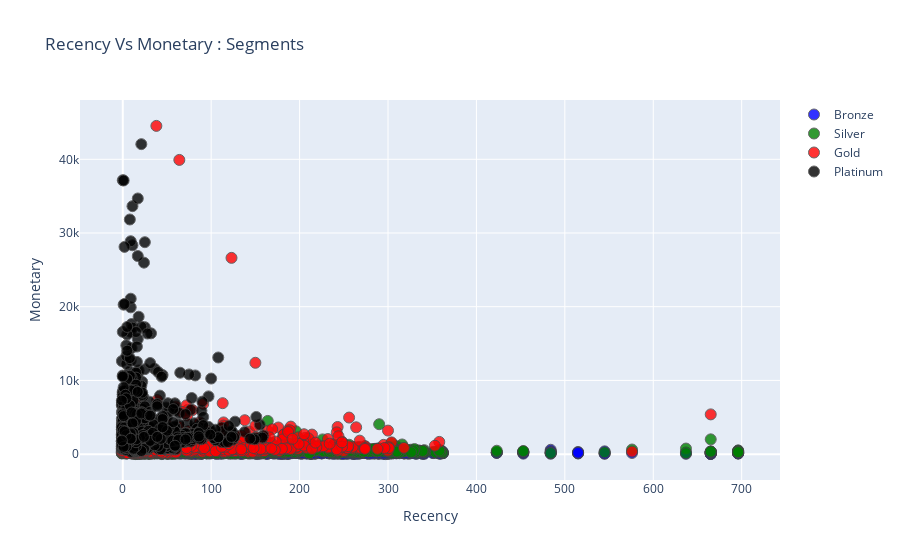

Notebook code for this chart:
### Code cell
#Recency Vs Monetary
graph = RFMScores.query("Monetary < 50000 and Frequency < 2000")

plot_data = [
    gobj.Scatter(
        x=graph.query("RFM_Loyalty_Level == 'Bronze'")['Recency'],
        y=graph.query("RFM_Loyalty_Level == 'Bronze'")['Monetary'],
        mode='markers',
        name='Bronze',
        marker= dict(size= 11,
            line= dict(width=1),
            color= 'blue',
            opacity= 0.8
           )
    ),
        gobj.Scatter(
        x=graph.query("RFM_Loyalty_Level == 'Silver'")['Recency'],
        y=graph.query("RFM_Loyalty_Level == 'Silver'")['Monetary'],
        mode='markers',
        name='Silver',
        marker= dict(size= 11,
            line= dict(width=1),
            color= 'green',
            opacity= 0.8
           )
    ),
        gobj.Scatter(
        x=graph.query("RFM_Loyalty_Level == 'Gold'")['Recency'],
        y=graph.query("RFM_Loyalty_Level == 'Gold'")['Monetary'],
        mode='markers',
        name='Gold',
        marker= dict(size= 11,
            line= dict(width=1),
            color= 'red',
            opacity= 0.8
           )
    ),
    gobj.Scatter(
        x=graph.query("RFM_Loyalty_Level == 'Platinum'")['Recency'],
        y=graph.query("RFM_Loyalty_Level == 'Platinum'")['Monetary'],
        mode='markers',
        name='Platinum',
        marker= dict(size= 11,
            line= dict(width=1),
            color= 'black',
            opacity= 0.8
           )
    ),
]

plot_layout = gobj.Layout(
        yaxis= {'title': "Monetary"},
        xaxis= {'title': "Recency"},
        title='Recency Vs Monetary : Segments'
    )
fig = gobj.Figure(data=plot_data, layout=plot_layout)
po.iplot(fig)

### Figure 1 — Plotly figure (JSON) as saved in the notebook; plotly's stock layout.template omitted (floating-point values rounded to 4 significant figures; data arrays with more than 128 entries replaced by an {"elided": "..."} marker saying what was removed)
{"data": [{"marker": {"color": "blue", "line": {"width": 1}, "opacity": 0.8, "size": 11}, "mode": "markers", "name": "Bronze", "type": "scatter", "x": {"elided": "677 int values"}, "y": {"elided": "677 float values"}}, {"marker": {"color": "green", "line": {"width": 1}, "opacity": 0.8, "size": 11}, "mode": "markers", "name": "Silver", "type": "scatter", "x": {"elided": "927 int values"}, "y": {"elided": "927 float values"}}, {"marker": {"color": "red", "line": {"width": 1}, "opacity": 0.8, "size": 11}, "mode": "markers", "name": "Gold", "type": "scatter", "x": {"elided": "1169 int values"}, "y": {"elided": "1169 float values"}}, {"marker": {"color": "black", "line": {"width": 1}, "opacity": 0.8, "size": 11}, "mode": "markers", "name": "Platinum", "type": "scatter", "x": {"elided": "1129 int values"}, "y": {"elided": "1129 float values"}}], "layout": {"title": {"text": "Recency Vs Monetary : Segments"}, "xaxis": {"title": {"text": "Recency"}}, "yaxis": {"title": {"text": "Monetary"}}}}
